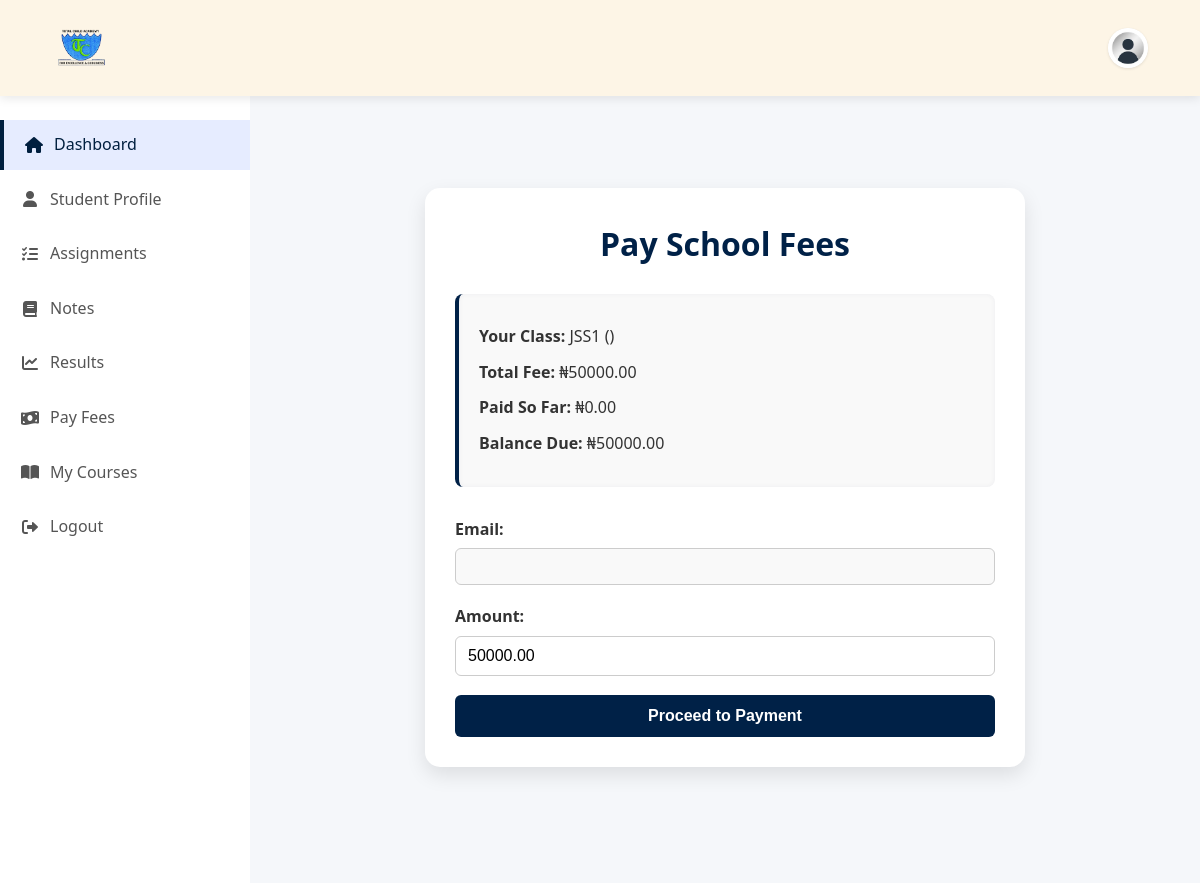
Page /pay-fees/ (signed in) on the committed database.
### core/models.py (models this page shows, shortened)
class StudentFee(models.Model):
    student = models.ForeignKey(settings.AUTH_USER_MODEL, on_delete=models.CASCADE)
    class_fee = models.ForeignKey(ClassFee,on_delete=models.CASCADE,  null=True)
    paid_amount = models.DecimalField(max_digits=10, decimal_places=2, default=0)
    status = models.CharField(
        max_length=20,
        choices=[
            ('pending', 'Pending'),
            ('partial', 'Partially Paid'),
            ('paid', 'Fully Paid')
        ],
        default='pending'
    )
    updated_at = models.DateTimeField(auto_now=True)
    def balance(self):
        return self.class_fee.total_fee - self.paid_amount if self.class_fee else 0

class CustomUser(AbstractUser, PermissionsMixin):
    ROLE_STUDENT = 'student'
    ROLE_TEACHER = 'teacher'
    ROLE_CHOICES = [
        (ROLE_STUDENT, 'Student'),
        (ROLE_TEACHER, 'Teacher'),
    ]
    username = None
    admission_number = models.CharField(max_length=20, unique=True)
    email = models.EmailField(unique=True)
    first_name = models.CharField(max_length=30, blank=True)
    last_name = models.CharField(max_length=30, blank=True)
    middle_name = models.CharField(max_length=30, blank=True, null=True)
    role = models.CharField(max_length=10, choices=ROLE_CHOICES, blank=True, null=True)
    date_of_birth = models.DateField(null=True, blank=True)
    USERNAME_FIELD = 'email'
    REQUIRED_FIELDS = []
    objects = CustomUserManager()

class StudentProfile(models.Model):
    CLASS_CHOICES = [
        ('P1', 'Primary 1'),
        ('P2', 'Primary 2'),
        ('P3', 'Primary 3'),
        ('P4', 'Primary 4'),
        ('P5', 'Primary 5'),
        ('P6', 'Primary 6'),
        ('JSS1', 'JSS1'),
        ('JSS2', 'JSS2'),
        ('JSS3', 'JSS3'),
        ('SS1', 'SS1'),
        ('SS2', 'SS2'),
        ('SS3', 'SS3'),
    ]
    user = models.OneToOneField(
        settings.AUTH_USER_MODEL,
        on_delete=models.CASCADE,
        related_name='studentprofile'
    )
    student_class = models.ForeignKey('StudentClass', on_delete=models.SET_NULL, null=True)
    admission_number = models.CharField(max_length=50, default='0000')
    profile_picture = models.ImageField(upload_to='profile_pics/', blank=True, null=True)

class StudentClass(models.Model):
    GRADE_CHOICES = [
        ('P1', 'Primary 1'),
        ('P2', 'Primary 2'),
        ('P3', 'Primary 3'),
        ('P4', 'Primary 4'),
        ('P5', 'Primary 5'),
        ('P6', 'Primary 6'),
        ('JSS1', 'Secondary 1'),
        ('JSS2', 'Secondary 2'),
        ('JSS3', 'Secondary 3'),
        ('SS1', 'Secondary 1'),
        ('SS2', 'Secondary 2'),
        ('SS3', 'Secondary 3')
    ]
    name = models.CharField(max_length=50)
    grade = models.CharField(max_length=20, choices=GRADE_CHOICES)
    class_teacher = models.ForeignKey('TeacherProfile', on_delete=models.SET_NULL, null=True)
    def __str__(self):
        return f"{self.name} ({self.get_grade_display()})"

class ClassFee(models.Model):
    student_class = models.ForeignKey('StudentClass', on_delete=models.CASCADE)
    total_fee = models.DecimalField(max_digits=10, decimal_places=2)

### core/views.py (the view)
# urls.py: path('pay-fees/', views.pay_fees, name='pay_fees'),
@login_required
def pay_fees(request):
    if request.user.role != 'student':
        return render(request, 'core/unauthorized.html', status=403)
    try:
        student_profile = request.user.studentprofile
        class_fee = ClassFee.objects.get(student_class=student_profile.student_class)
    except (StudentProfile.DoesNotExist, ClassFee.DoesNotExist):
        messages.error(request, "Your class or fee info isn't set up yet.")
        return redirect('student_dashboard')
    student_fee, created = StudentFee.objects.get_or_create(
        student=request.user,
        defaults={'class_fee': class_fee}
    )
    if student_fee.status == 'paid':
        messages.info(request, "You have completed all required fees.")
        return redirect('payment_receipt')
    if request.method == 'POST':
        form = FeePaymentForm(request.POST)
        if form.is_valid():
            amount = form.cleaned_data['amount']
            email = request.user.email
            reference = str(uuid.uuid4())
            student_fee.paid_amount += amount
            student_fee.update_status()
            student_fee.save()
            headers = {
                "Authorization": f"Bearer {settings.PAYSTACK_SECRET_KEY}",
                "Content-Type": "application/json"
            }
            data = {
                "email": email,
                "amount": int(amount * 100),  # Convert to kobo
                "reference": reference,
                "callback_url": request.build_absolute_uri('/payment/verify/')
            }
            response = requests.post(settings.PAYSTACK_PAYMENT_URL, json=data, headers=headers)
            if response.status_code == 200:
                Payment.objects.create(
                    student=request.user,
                    amount=amount,
                    reference=reference,
                    status='initialized'
                )
                return redirect(response.json()['data']['authorization_url'])
            else:
                messages.error(request, "Something went wrong with Paystack.")
    else:
        remaining_balance = student_fee.balance()
        form = FeePaymentForm(initial={'amount': min(remaining_balance, 50000)})
    return render(request, 'core/pay_fees.html', {
        'form': form,
        'fee_info': student_fee
    })

### core/forms.py
class FeePaymentForm(forms.Form):
    email = forms.EmailField()
    amount = forms.DecimalField(label="Amount", max_digits=10, decimal_places=2)

### core/templates/core/pay_fees.html (shortened to what this page needs)
{% extends "core/dashboard.html" %}
{% block content %}
<div class="payment-container">
  <h2>Pay School Fees</h2>
  <div class="fee-summary">
    <p><strong>Your Class:</strong> {{ fee_info.student.studentprofile.student_class }}</p>
    <p><strong>Total Fee:</strong> ₦{{ fee_info.class_fee.total_fee }}</p>
    <p><strong>Paid So Far:</strong> ₦{{ fee_info.paid_amount }}</p>
    <p><strong>Balance Due:</strong> ₦{{ fee_info.balance }}</p>
  </div>
  <form method="post" class="payment-form">
    {{ form.as_p }}
    <button type="submit" class="btn-proceed">Proceed to Payment</button>
  </form>
</div>
{% endblock %}

### rows in the picture
StudentFee: student.studentprofile.student_class "JSS1 ()", class_fee.total_fee "50000.00", paid_amount "0.00", balance "50000.00"
